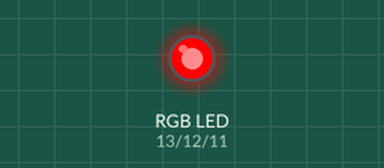
Simulated run of this sketch. Board: Arduino Uno, built with avr-gcc and run on an emulated ATmega328P. On the bench: an RGB LED mixed from three pins (HIGH = lit).

Above: at 0.5 s.
At 1.5 s:
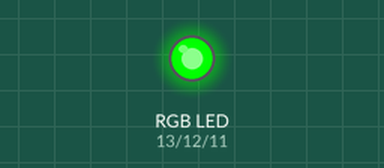
At 2.5 s:
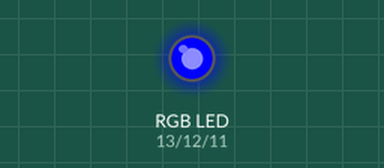
At 3.5 s:
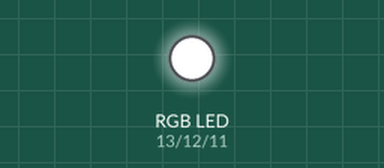
At 4.5 s:
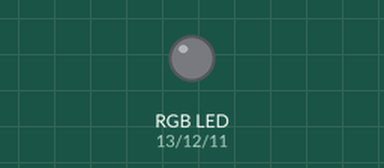
Timing chart, 0 to 6.5 s (numbered marks = the images above):
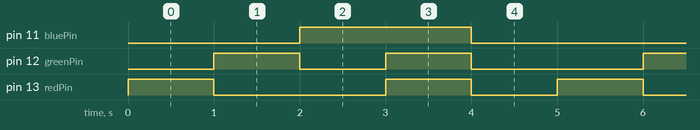

Measured:
- by itself, pin 11 (bluePin): alternates HIGH for 2.0 s and LOW for 3.0 s
- by itself, pin 12 (greenPin): repeats every 5.0 s: LOW 1.0 s, HIGH 1.0 s, LOW 2.0 s, HIGH 1.0 s
- by itself, pin 13 (redPin): repeats every 5.0 s: LOW 2.0 s, HIGH 1.0 s, LOW 1.0 s, HIGH 1.0 s

The sketch:

rgb1.ino
```cpp
// C++ code
// Pines asignados para los LEDs individuales
const int redPin = 13;   // Pin del LED rojo
const int greenPin = 12; // Pin del LED verde
const int bluePin = 11;  // Pin del LED azul

void setup()
{
  // Configurar los pines como salida
  pinMode(redPin, OUTPUT);
  pinMode(greenPin, OUTPUT);
  pinMode(bluePin, OUTPUT);
}

void loop(){
	// Solo rojo
  analogWrite(redPin, 255); // Máxima intensidad
  analogWrite(greenPin, 0);
  analogWrite(bluePin, 0);
  delay(1000); // Esperar 1 segundo

  // Solo verde
  analogWrite(redPin, 0);
  analogWrite(greenPin, 255);
  analogWrite(bluePin, 0);
  delay(1000);

  // Solo azul
  analogWrite(redPin, 0);
  analogWrite(greenPin, 0);
  analogWrite(bluePin, 255);
  delay(1000);

  // Todos encendidos (blanco)
  analogWrite(redPin, 255);
  analogWrite(greenPin, 255);
  analogWrite(bluePin, 255);
  delay(1000);

  // Todos apagados
  analogWrite(redPin, 0);
  analogWrite(greenPin, 0);
  analogWrite(bluePin, 0);
  delay(1000);
}
```
